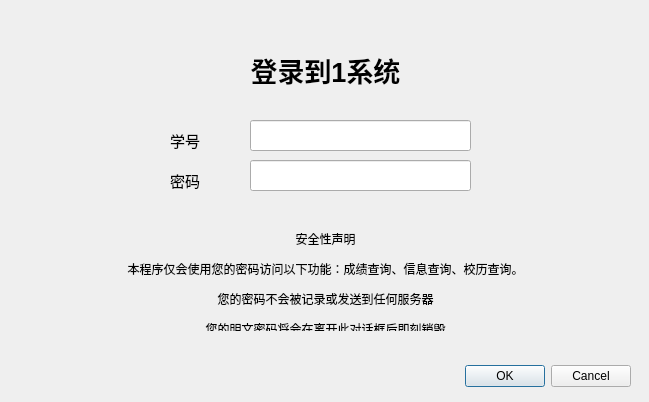
<?xml version="1.0" encoding="UTF-8"?>
<ui version="4.0">
 <class>Dialog</class>
 <widget class="QDialog" name="Dialog">
  <property name="geometry">
   <rect>
    <x>0</x>
    <y>0</y>
    <width>649</width>
    <height>402</height>
   </rect>
  </property>
  <property name="windowTitle">
   <string>Dialog</string>
  </property>
  <widget class="QDialogButtonBox" name="buttonBox">
   <property name="geometry">
    <rect>
     <x>10</x>
     <y>360</y>
     <width>621</width>
     <height>32</height>
    </rect>
   </property>
   <property name="orientation">
    <enum>Qt::Horizontal</enum>
   </property>
   <property name="standardButtons">
    <set>QDialogButtonBox::Cancel|QDialogButtonBox::Ok</set>
   </property>
  </widget>
  <widget class="QLabel" name="label">
   <property name="geometry">
    <rect>
     <x>130</x>
     <y>30</y>
     <width>391</width>
     <height>81</height>
    </rect>
   </property>
   <property name="text">
    <string>&lt;html&gt;&lt;head/&gt;&lt;body&gt;&lt;p align=&quot;center&quot;&gt;&lt;span style=&quot; font-size:20pt; font-weight:600;&quot;&gt;登录到1系统&lt;/span&gt;&lt;/p&gt;&lt;/body&gt;&lt;/html&gt;</string>
   </property>
  </widget>
  <widget class="QLabel" name="label_2">
   <property name="geometry">
    <rect>
     <x>170</x>
     <y>120</y>
     <width>64</width>
     <height>41</height>
    </rect>
   </property>
   <property name="text">
    <string>&lt;html&gt;&lt;head/&gt;&lt;body&gt;&lt;p&gt;&lt;span style=&quot; font-size:11pt;&quot;&gt;学号&lt;/span&gt;&lt;/p&gt;&lt;/body&gt;&lt;/html&gt;</string>
   </property>
  </widget>
  <widget class="QLineEdit" name="lineEdit">
   <property name="geometry">
    <rect>
     <x>250</x>
     <y>120</y>
     <width>221</width>
     <height>31</height>
    </rect>
   </property>
  </widget>
  <widget class="QLabel" name="label_3">
   <property name="geometry">
    <rect>
     <x>170</x>
     <y>160</y>
     <width>64</width>
     <height>41</height>
    </rect>
   </property>
   <property name="text">
    <string>&lt;html&gt;&lt;head/&gt;&lt;body&gt;&lt;p&gt;&lt;span style=&quot; font-size:11pt;&quot;&gt;密码&lt;/span&gt;&lt;/p&gt;&lt;/body&gt;&lt;/html&gt;</string>
   </property>
  </widget>
  <widget class="QLineEdit" name="lineEdit_2">
   <property name="geometry">
    <rect>
     <x>250</x>
     <y>160</y>
     <width>221</width>
     <height>31</height>
    </rect>
   </property>
  </widget>
  <widget class="QLabel" name="label_4">
   <property name="geometry">
    <rect>
     <x>50</x>
     <y>230</y>
     <width>551</width>
     <height>101</height>
    </rect>
   </property>
   <property name="text">
    <string>&lt;html&gt;&lt;head/&gt;&lt;body&gt;&lt;p align=&quot;center&quot;&gt;安全性声明&lt;/p&gt;&lt;p align=&quot;center&quot;&gt;本程序仅会使用您的密码访问以下功能：成绩查询、信息查询、校历查询。&lt;/p&gt;&lt;p align=&quot;center&quot;&gt;您的密码不会被记录或发送到任何服务器&lt;/p&gt;&lt;p align=&quot;center&quot;&gt;您的明文密码将会在离开此对话框后即刻销毁&lt;/p&gt;&lt;/body&gt;&lt;/html&gt;</string>
   </property>
  </widget>
 </widget>
 <resources/>
 <connections>
  <connection>
   <sender>buttonBox</sender>
   <signal>accepted()</signal>
   <receiver>Dialog</receiver>
   <slot>accept()</slot>
   <hints>
    <hint type="sourcelabel">
     <x>248</x>
     <y>254</y>
    </hint>
    <hint type="destinationlabel">
     <x>157</x>
     <y>274</y>
    </hint>
   </hints>
  </connection>
  <connection>
   <sender>buttonBox</sender>
   <signal>rejected()</signal>
   <receiver>Dialog</receiver>
   <slot>reject()</slot>
   <hints>
    <hint type="sourcelabel">
     <x>316</x>
     <y>260</y>
    </hint>
    <hint type="destinationlabel">
     <x>286</x>
     <y>274</y>
    </hint>
   </hints>
  </connection>
 </connections>
</ui>
